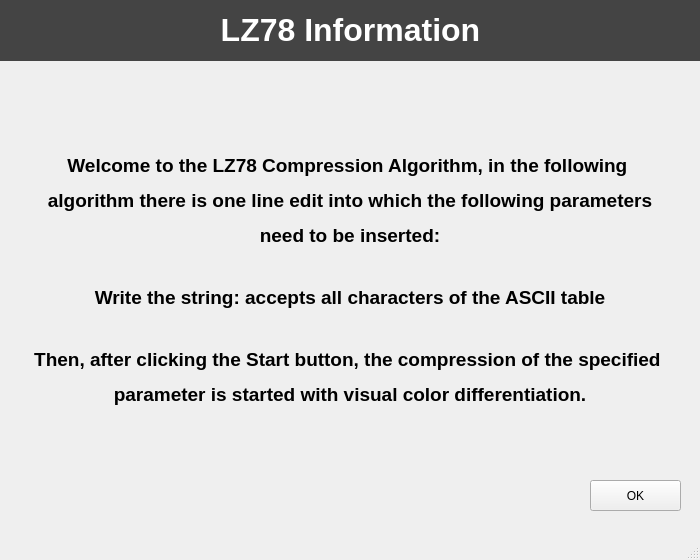
<?xml version="1.0" encoding="UTF-8"?>
<ui version="4.0">
 <class>MainWindow</class>
 <widget class="QMainWindow" name="MainWindow">
  <property name="geometry">
   <rect>
    <x>0</x>
    <y>0</y>
    <width>700</width>
    <height>560</height>
   </rect>
  </property>
  <property name="windowTitle">
   <string>MainWindow</string>
  </property>
  <widget class="QWidget" name="centralwidget">
   <widget class="QLabel" name="label_war">
    <property name="geometry">
     <rect>
      <x>0</x>
      <y>30</y>
      <width>700</width>
      <height>500</height>
     </rect>
    </property>
    <property name="font">
     <font>
      <pointsize>18</pointsize>
      <bold>true</bold>
     </font>
    </property>
    <property name="text">
     <string>&lt;html&gt;&lt;head/&gt;&lt;body&gt;&lt;p&gt;&lt;span style=&quot; font-size:14pt;&quot;&gt;Welcome to the LZ78 Compression Algorithm, in the following &lt;/span&gt;&lt;/p&gt;&lt;p&gt;&lt;span style=&quot; font-size:14pt;&quot;&gt;algorithm there is one line edit into which the following parameters&lt;/span&gt;&lt;/p&gt;&lt;p&gt;&lt;span style=&quot; font-size:14pt;&quot;&gt;need to be inserted:&lt;br/&gt;&lt;/span&gt;&lt;/p&gt;&lt;p&gt;&lt;span style=&quot; font-size:14pt;&quot;&gt;Write the string: accepts all characters of the ASCII table &lt;br/&gt;&lt;/span&gt;&lt;/p&gt;&lt;p&gt;&lt;span style=&quot; font-size:14pt;&quot;&gt;Then, after clicking the Start button, the compression of the specified &lt;/span&gt;&lt;/p&gt;&lt;p&gt;&lt;span style=&quot; font-size:14pt;&quot;&gt;parameter is started with visual color differentiation.&lt;/span&gt;&lt;/p&gt;&lt;/body&gt;&lt;/html&gt;</string>
    </property>
    <property name="alignment">
     <set>Qt::AlignCenter</set>
    </property>
   </widget>
   <widget class="QLabel" name="labelInfo">
    <property name="geometry">
     <rect>
      <x>0</x>
      <y>60</y>
      <width>31</width>
      <height>31</height>
     </rect>
    </property>
    <property name="text">
     <string/>
    </property>
    <property name="pixmap">
     <pixmap>info.png</pixmap>
    </property>
    <property name="scaledContents">
     <bool>true</bool>
    </property>
   </widget>
   <widget class="QLabel" name="label">
    <property name="geometry">
     <rect>
      <x>0</x>
      <y>0</y>
      <width>701</width>
      <height>61</height>
     </rect>
    </property>
    <property name="sizeIncrement">
     <size>
      <width>0</width>
      <height>0</height>
     </size>
    </property>
    <property name="baseSize">
     <size>
      <width>0</width>
      <height>0</height>
     </size>
    </property>
    <property name="font">
     <font>
      <pointsize>24</pointsize>
      <bold>true</bold>
     </font>
    </property>
    <property name="layoutDirection">
     <enum>Qt::LeftToRight</enum>
    </property>
    <property name="autoFillBackground">
     <bool>false</bool>
    </property>
    <property name="styleSheet">
     <string notr="true">background-color: rgb(68, 68, 68);</string>
    </property>
    <property name="text">
     <string>&lt;html&gt;&lt;head/&gt;&lt;body&gt;&lt;p&gt;&lt;span style=&quot; color:#ffffff;&quot;&gt;LZ78 Information&lt;/span&gt;&lt;/p&gt;&lt;/body&gt;&lt;/html&gt;</string>
    </property>
    <property name="alignment">
     <set>Qt::AlignCenter</set>
    </property>
    <property name="textInteractionFlags">
     <set>Qt::NoTextInteraction</set>
    </property>
   </widget>
   <widget class="QPushButton" name="pushButtonToggleB">
    <property name="geometry">
     <rect>
      <x>590</x>
      <y>480</y>
      <width>91</width>
      <height>31</height>
     </rect>
    </property>
    <property name="styleSheet">
     <string notr="true"/>
    </property>
    <property name="text">
     <string>OK</string>
    </property>
    <property name="autoDefault">
     <bool>true</bool>
    </property>
    <property name="default">
     <bool>false</bool>
    </property>
    <property name="flat">
     <bool>false</bool>
    </property>
   </widget>
  </widget>
  <widget class="QMenuBar" name="menubar">
   <property name="geometry">
    <rect>
     <x>0</x>
     <y>0</y>
     <width>700</width>
     <height>22</height>
    </rect>
   </property>
  </widget>
  <widget class="QStatusBar" name="statusbar"/>
 </widget>
 <resources/>
 <connections/>
</ui>
